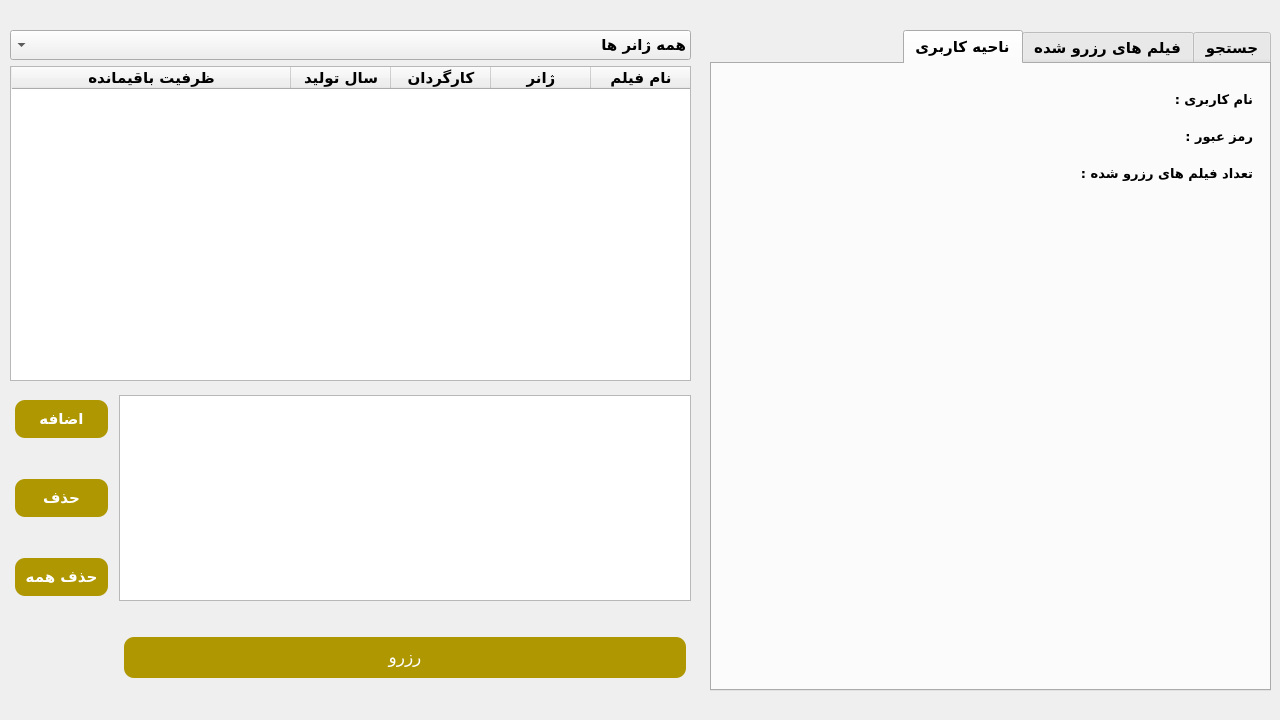
<?xml version="1.0" encoding="UTF-8"?>
<ui version="4.0">
 <class>UserPage</class>
 <widget class="QMainWindow" name="UserPage">
  <property name="geometry">
   <rect>
    <x>0</x>
    <y>0</y>
    <width>1280</width>
    <height>720</height>
   </rect>
  </property>
  <property name="minimumSize">
   <size>
    <width>1280</width>
    <height>720</height>
   </size>
  </property>
  <property name="maximumSize">
   <size>
    <width>1280</width>
    <height>720</height>
   </size>
  </property>
  <property name="windowTitle">
   <string>MainWindow</string>
  </property>
  <property name="styleSheet">
   <string notr="true">#centralwidget{
	border-image: url(:/image/userPage/background.jpg);
}</string>
  </property>
  <widget class="QWidget" name="centralwidget">
   <property name="minimumSize">
    <size>
     <width>0</width>
     <height>0</height>
    </size>
   </property>
   <property name="maximumSize">
    <size>
     <width>1280</width>
     <height>720</height>
    </size>
   </property>
   <property name="styleSheet">
    <string notr="true"/>
   </property>
   <widget class="QWidget" name="layoutWidget">
    <property name="geometry">
     <rect>
      <x>10</x>
      <y>370</y>
      <width>681</width>
      <height>338</height>
     </rect>
    </property>
    <layout class="QHBoxLayout" name="horizontalLayout_2">
     <item>
      <layout class="QGridLayout" name="gridLayout_2">
       <item row="1" column="0">
        <widget class="QPushButton" name="delButton">
         <property name="font">
          <font>
           <family>Nazanin</family>
           <pointsize>11</pointsize>
           <weight>75</weight>
           <bold>true</bold>
          </font>
         </property>
         <property name="cursor">
          <cursorShape>PointingHandCursor</cursorShape>
         </property>
         <property name="styleSheet">
          <string notr="true">#delButton{
border-radius: 10px;
background-color: #ae9700;
border: none;
color: #FFFFFF;
text-align: center;
padding: 10px;
margin: 5px;
}
#delButton:hover {
  background-color: #5f2630;
}
</string>
         </property>
         <property name="text">
          <string>حذف</string>
         </property>
        </widget>
       </item>
       <item row="2" column="0">
        <widget class="QPushButton" name="delAllButton">
         <property name="font">
          <font>
           <family>Nazanin</family>
           <pointsize>11</pointsize>
           <weight>75</weight>
           <bold>true</bold>
          </font>
         </property>
         <property name="cursor">
          <cursorShape>PointingHandCursor</cursorShape>
         </property>
         <property name="styleSheet">
          <string notr="true">#delAllButton{
border-radius: 10px;
background-color: #ae9700;
border: none;
color: #FFFFFF;
text-align: center;
padding: 10px;
margin: 5px;
}
#delAllButton:hover {
  background-color: #5f2630;
}
</string>
         </property>
         <property name="text">
          <string>حذف همه</string>
         </property>
        </widget>
       </item>
       <item row="3" column="1">
        <widget class="QPushButton" name="resButton">
         <property name="font">
          <font>
           <family>Nazanin</family>
           <pointsize>13</pointsize>
          </font>
         </property>
         <property name="styleSheet">
          <string notr="true">#resButton{
border-radius: 10px;
background-color: #ae9700;
border: none;
color: #FFFFFF;
text-align: center;
padding: 10px;
margin: 5px;
}
#resButton:hover {
  background-color: #5f2630;
}
</string>
         </property>
         <property name="text">
          <string>رزرو</string>
         </property>
        </widget>
       </item>
       <item row="0" column="0">
        <widget class="QPushButton" name="addButton">
         <property name="font">
          <font>
           <family>Nazanin</family>
           <pointsize>11</pointsize>
           <weight>75</weight>
           <bold>true</bold>
          </font>
         </property>
         <property name="cursor">
          <cursorShape>PointingHandCursor</cursorShape>
         </property>
         <property name="styleSheet">
          <string notr="true">#addButton{
border-radius: 10px;
background-color: #ae9700;
border: none;
color: #FFFFFF;
text-align: center;
padding: 10px;
margin: 5px;
}
#addButton:hover {
  background-color: #5f2630;
}
</string>
         </property>
         <property name="text">
          <string>اضافه</string>
         </property>
        </widget>
       </item>
       <item row="0" column="1" rowspan="3">
        <widget class="QListWidget" name="listWidget">
         <property name="font">
          <font>
           <family>Nazanin</family>
           <weight>75</weight>
           <bold>true</bold>
          </font>
         </property>
         <property name="toolTip">
          <string/>
         </property>
         <property name="layoutDirection">
          <enum>Qt::RightToLeft</enum>
         </property>
         <property name="editTriggers">
          <set>QAbstractItemView::NoEditTriggers</set>
         </property>
         <property name="alternatingRowColors">
          <bool>true</bool>
         </property>
         <property name="selectionMode">
          <enum>QAbstractItemView::SingleSelection</enum>
         </property>
         <property name="spacing">
          <number>2</number>
         </property>
        </widget>
       </item>
      </layout>
     </item>
    </layout>
   </widget>
   <widget class="QTabWidget" name="tabWidget">
    <property name="geometry">
     <rect>
      <x>710</x>
      <y>30</y>
      <width>561</width>
      <height>661</height>
     </rect>
    </property>
    <property name="font">
     <font>
      <family>Nazanin</family>
      <pointsize>11</pointsize>
      <weight>75</weight>
      <bold>true</bold>
     </font>
    </property>
    <property name="layoutDirection">
     <enum>Qt::RightToLeft</enum>
    </property>
    <property name="currentIndex">
     <number>2</number>
    </property>
    <property name="movable">
     <bool>true</bool>
    </property>
    <property name="tabBarAutoHide">
     <bool>false</bool>
    </property>
    <widget class="QWidget" name="Search">
     <attribute name="title">
      <string>جستجو</string>
     </attribute>
     <widget class="QWidget" name="layoutWidget">
      <property name="geometry">
       <rect>
        <x>10</x>
        <y>20</y>
        <width>531</width>
        <height>521</height>
       </rect>
      </property>
      <layout class="QVBoxLayout" name="verticalLayout_3">
       <item>
        <widget class="QLineEdit" name="Serach_lineEdit">
         <property name="font">
          <font>
           <family>Nazanin</family>
           <pointsize>12</pointsize>
           <weight>75</weight>
           <bold>true</bold>
          </font>
         </property>
         <property name="styleSheet">
          <string notr="true">
padding : 10px;
background-color: transparent;
border-radius: 15px;
border: 3px solid #ae9700;
</string>
         </property>
         <property name="placeholderText">
          <string>جستجو ...</string>
         </property>
        </widget>
       </item>
       <item>
        <widget class="QGroupBox" name="groupBox">
         <property name="font">
          <font>
           <family>Nazanin</family>
           <pointsize>12</pointsize>
          </font>
         </property>
         <property name="title">
          <string>: بر اساس</string>
         </property>
         <widget class="QWidget" name="layoutWidget">
          <property name="geometry">
           <rect>
            <x>100</x>
            <y>60</y>
            <width>411</width>
            <height>341</height>
           </rect>
          </property>
          <layout class="QVBoxLayout" name="verticalLayout_2">
           <item>
            <widget class="QRadioButton" name="Name_RButton">
             <property name="font">
              <font>
               <family>Nazanin</family>
               <pointsize>12</pointsize>
               <weight>75</weight>
               <bold>true</bold>
              </font>
             </property>
             <property name="layoutDirection">
              <enum>Qt::RightToLeft</enum>
             </property>
             <property name="text">
              <string>نام فیلم</string>
             </property>
            </widget>
           </item>
           <item>
            <widget class="QRadioButton" name="Genre_RButton">
             <property name="font">
              <font>
               <family>Nazanin</family>
               <pointsize>12</pointsize>
               <weight>75</weight>
               <bold>true</bold>
              </font>
             </property>
             <property name="text">
              <string>ژانر</string>
             </property>
            </widget>
           </item>
           <item>
            <widget class="QRadioButton" name="Dir_RButton">
             <property name="font">
              <font>
               <family>Nazanin</family>
               <pointsize>12</pointsize>
               <weight>75</weight>
               <bold>true</bold>
              </font>
             </property>
             <property name="text">
              <string>کارگردان</string>
             </property>
            </widget>
           </item>
           <item>
            <widget class="QRadioButton" name="ReleaseDate_RButton">
             <property name="font">
              <font>
               <family>Nazanin</family>
               <pointsize>12</pointsize>
               <weight>75</weight>
               <bold>true</bold>
              </font>
             </property>
             <property name="text">
              <string>سال تولید</string>
             </property>
            </widget>
           </item>
          </layout>
         </widget>
        </widget>
       </item>
      </layout>
     </widget>
    </widget>
    <widget class="QWidget" name="Reserved_Films">
     <attribute name="title">
      <string>فیلم های رزرو شده</string>
     </attribute>
     <widget class="QGroupBox" name="groupBox_2">
      <property name="geometry">
       <rect>
        <x>30</x>
        <y>10</y>
        <width>511</width>
        <height>240</height>
       </rect>
      </property>
      <property name="font">
       <font>
        <family>Nazanin</family>
        <pointsize>10</pointsize>
        <weight>75</weight>
        <bold>true</bold>
       </font>
      </property>
      <property name="title">
       <string>فیلم های رزرو شده</string>
      </property>
      <layout class="QGridLayout" name="gridLayout_3">
       <item row="0" column="0">
        <widget class="QListWidget" name="Reserve_listWidget">
         <property name="font">
          <font>
           <family>Nazanin</family>
           <pointsize>10</pointsize>
           <weight>75</weight>
           <bold>true</bold>
          </font>
         </property>
         <property name="editTriggers">
          <set>QAbstractItemView::NoEditTriggers</set>
         </property>
         <property name="alternatingRowColors">
          <bool>true</bool>
         </property>
        </widget>
       </item>
      </layout>
     </widget>
    </widget>
    <widget class="QWidget" name="User">
     <attribute name="title">
      <string>ناحیه کاربری</string>
     </attribute>
     <widget class="QWidget" name="layoutWidget">
      <property name="geometry">
       <rect>
        <x>40</x>
        <y>20</y>
        <width>501</width>
        <height>105</height>
       </rect>
      </property>
      <layout class="QGridLayout" name="gridLayout">
       <item row="0" column="0">
        <layout class="QHBoxLayout" name="horizontalLayout_3">
         <item>
          <widget class="QLabel" name="namkarbari">
           <property name="font">
            <font>
             <family>Nazanin</family>
             <pointsize>10</pointsize>
            </font>
           </property>
           <property name="text">
            <string>نام کاربری :</string>
           </property>
           <property name="textFormat">
            <enum>Qt::AutoText</enum>
           </property>
          </widget>
         </item>
         <item>
          <widget class="QLabel" name="username">
           <property name="font">
            <font>
             <family>Microsoft Himalaya</family>
             <pointsize>17</pointsize>
            </font>
           </property>
           <property name="text">
            <string/>
           </property>
          </widget>
         </item>
        </layout>
       </item>
       <item row="2" column="0">
        <layout class="QHBoxLayout" name="horizontalLayout_4">
         <item>
          <widget class="QLabel" name="tedad_film">
           <property name="font">
            <font>
             <family>Nazanin</family>
             <pointsize>10</pointsize>
             <weight>75</weight>
             <bold>true</bold>
            </font>
           </property>
           <property name="text">
            <string>تعداد فیلم های رزرو شده :</string>
           </property>
          </widget>
         </item>
         <item>
          <widget class="QLabel" name="count_reserved">
           <property name="font">
            <font>
             <family>Microsoft Himalaya</family>
             <pointsize>14</pointsize>
            </font>
           </property>
           <property name="text">
            <string/>
           </property>
          </widget>
         </item>
        </layout>
       </item>
       <item row="1" column="0">
        <layout class="QHBoxLayout" name="horizontalLayout_5">
         <item>
          <widget class="QLabel" name="label">
           <property name="font">
            <font>
             <family>Nazanin</family>
             <pointsize>10</pointsize>
             <weight>75</weight>
             <bold>true</bold>
            </font>
           </property>
           <property name="text">
            <string>رمز عبور :</string>
           </property>
          </widget>
         </item>
         <item>
          <widget class="QLabel" name="password">
           <property name="font">
            <font>
             <family>Microsoft Himalaya</family>
             <pointsize>17</pointsize>
            </font>
           </property>
           <property name="text">
            <string/>
           </property>
          </widget>
         </item>
        </layout>
       </item>
      </layout>
     </widget>
    </widget>
   </widget>
   <widget class="QWidget" name="layoutWidget">
    <property name="geometry">
     <rect>
      <x>1200</x>
      <y>0</y>
      <width>75</width>
      <height>29</height>
     </rect>
    </property>
    <layout class="QHBoxLayout" name="horizontalLayout">
     <property name="spacing">
      <number>7</number>
     </property>
     <item>
      <widget class="QPushButton" name="minBtn">
       <property name="cursor">
        <cursorShape>PointingHandCursor</cursorShape>
       </property>
       <property name="text">
        <string/>
       </property>
       <property name="icon">
        <iconset resource="MySrc.qrc">
         <normaloff>:/image/userPage/minimize.png</normaloff>:/image/userPage/minimize.png</iconset>
       </property>
       <property name="flat">
        <bool>true</bool>
       </property>
      </widget>
     </item>
     <item>
      <widget class="QPushButton" name="closeBtn">
       <property name="cursor">
        <cursorShape>PointingHandCursor</cursorShape>
       </property>
       <property name="text">
        <string/>
       </property>
       <property name="icon">
        <iconset resource="MySrc.qrc">
         <normaloff>:/image/welcomePage/close.png</normaloff>:/image/welcomePage/close.png</iconset>
       </property>
       <property name="flat">
        <bool>true</bool>
       </property>
      </widget>
     </item>
    </layout>
   </widget>
   <widget class="QWidget" name="layoutWidget">
    <property name="geometry">
     <rect>
      <x>10</x>
      <y>30</y>
      <width>681</width>
      <height>351</height>
     </rect>
    </property>
    <layout class="QVBoxLayout" name="verticalLayout">
     <item>
      <widget class="QComboBox" name="comboBox">
       <property name="font">
        <font>
         <family>Nazanin</family>
         <pointsize>11</pointsize>
         <weight>75</weight>
         <bold>true</bold>
        </font>
       </property>
       <property name="layoutDirection">
        <enum>Qt::RightToLeft</enum>
       </property>
       <property name="styleSheet">
        <string notr="true"/>
       </property>
       <item>
        <property name="text">
         <string>همه ژانر ها</string>
        </property>
       </item>
      </widget>
     </item>
     <item>
      <widget class="QTableWidget" name="tableWidget">
       <property name="layoutDirection">
        <enum>Qt::RightToLeft</enum>
       </property>
       <property name="styleSheet">
        <string notr="true"/>
       </property>
       <property name="editTriggers">
        <set>QAbstractItemView::NoEditTriggers</set>
       </property>
       <property name="selectionMode">
        <enum>QAbstractItemView::SingleSelection</enum>
       </property>
       <property name="selectionBehavior">
        <enum>QAbstractItemView::SelectItems</enum>
       </property>
       <property name="textElideMode">
        <enum>Qt::ElideRight</enum>
       </property>
       <attribute name="horizontalHeaderShowSortIndicator" stdset="0">
        <bool>false</bool>
       </attribute>
       <attribute name="horizontalHeaderStretchLastSection">
        <bool>true</bool>
       </attribute>
       <attribute name="verticalHeaderStretchLastSection">
        <bool>false</bool>
       </attribute>
       <column>
        <property name="text">
         <string>نام فیلم</string>
        </property>
        <property name="font">
         <font>
          <family>Nazanin</family>
          <pointsize>11</pointsize>
          <weight>75</weight>
          <bold>true</bold>
         </font>
        </property>
       </column>
       <column>
        <property name="text">
         <string>ژانر</string>
        </property>
        <property name="font">
         <font>
          <family>Nazanin</family>
          <pointsize>11</pointsize>
          <weight>75</weight>
          <bold>true</bold>
         </font>
        </property>
       </column>
       <column>
        <property name="text">
         <string>کارگردان</string>
        </property>
        <property name="font">
         <font>
          <family>Nazanin</family>
          <pointsize>11</pointsize>
          <weight>75</weight>
          <bold>true</bold>
         </font>
        </property>
       </column>
       <column>
        <property name="text">
         <string>سال تولید</string>
        </property>
        <property name="font">
         <font>
          <family>Nazanin</family>
          <pointsize>11</pointsize>
          <weight>75</weight>
          <bold>true</bold>
         </font>
        </property>
       </column>
       <column>
        <property name="text">
         <string>ظرفیت باقیمانده</string>
        </property>
        <property name="font">
         <font>
          <family>Nazanin</family>
          <pointsize>11</pointsize>
          <weight>75</weight>
          <bold>true</bold>
         </font>
        </property>
       </column>
      </widget>
     </item>
    </layout>
   </widget>
   <widget class="QPushButton" name="LogOutBtn">
    <property name="geometry">
     <rect>
      <x>0</x>
      <y>0</y>
      <width>33</width>
      <height>27</height>
     </rect>
    </property>
    <property name="cursor">
     <cursorShape>PointingHandCursor</cursorShape>
    </property>
    <property name="text">
     <string/>
    </property>
    <property name="icon">
     <iconset resource="MySrc.qrc">
      <normaloff>:/image/userPage/LogOut.png</normaloff>:/image/userPage/LogOut.png</iconset>
    </property>
    <property name="flat">
     <bool>true</bool>
    </property>
   </widget>
  </widget>
 </widget>
 <resources>
  <include location="MySrc.qrc"/>
 </resources>
 <connections/>
</ui>
